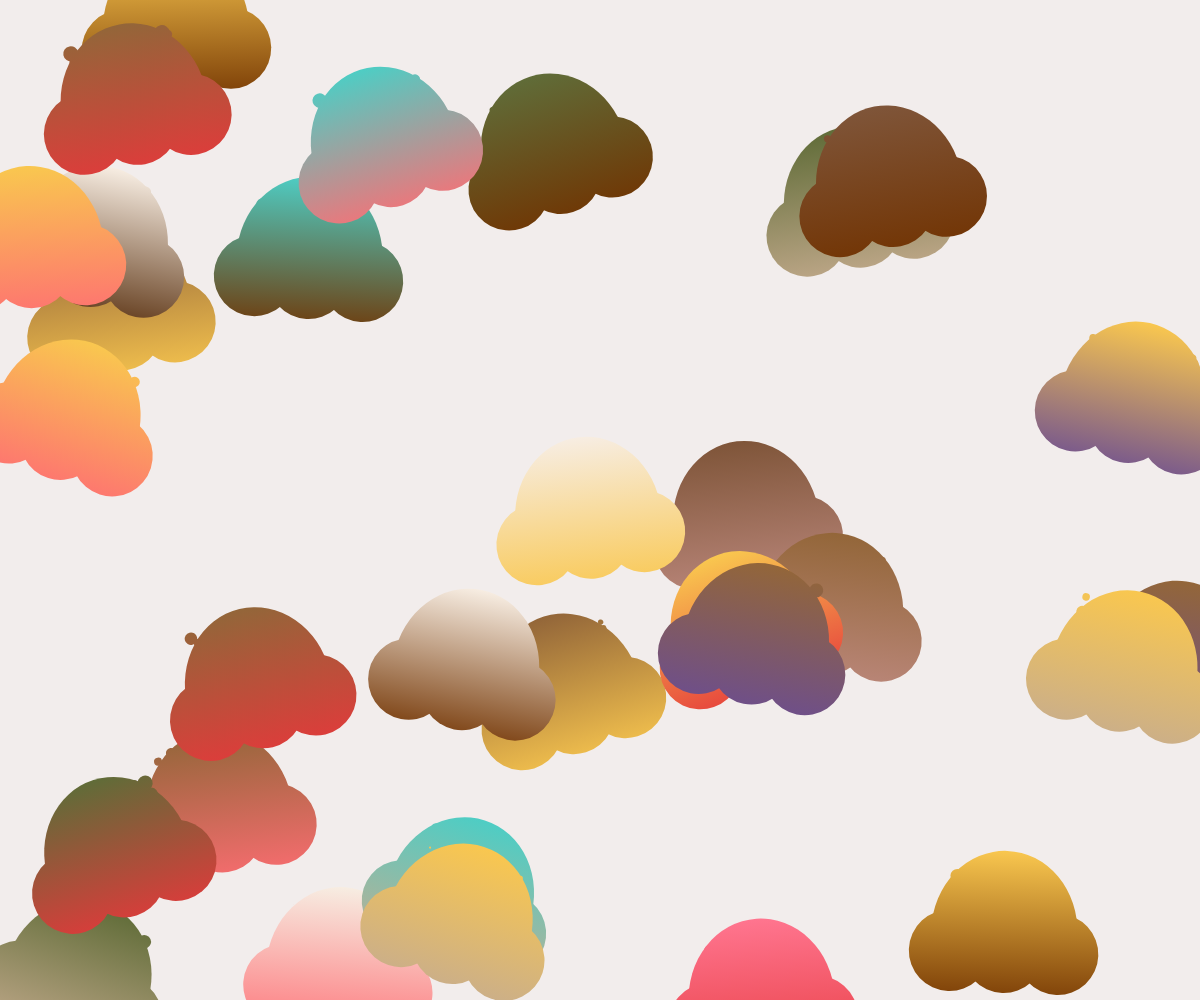
Frame 1 (no input)
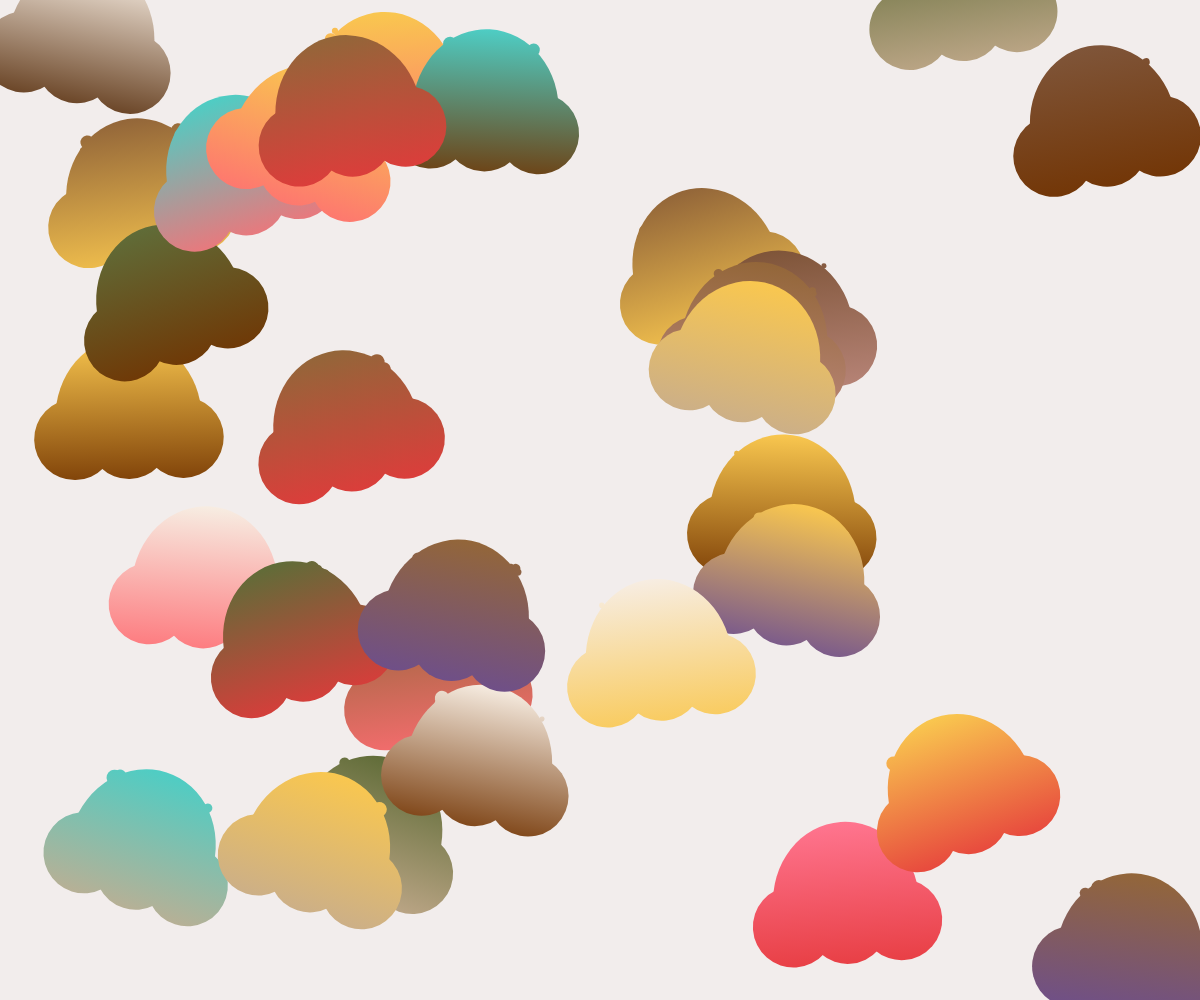
Frame 60 (no input)
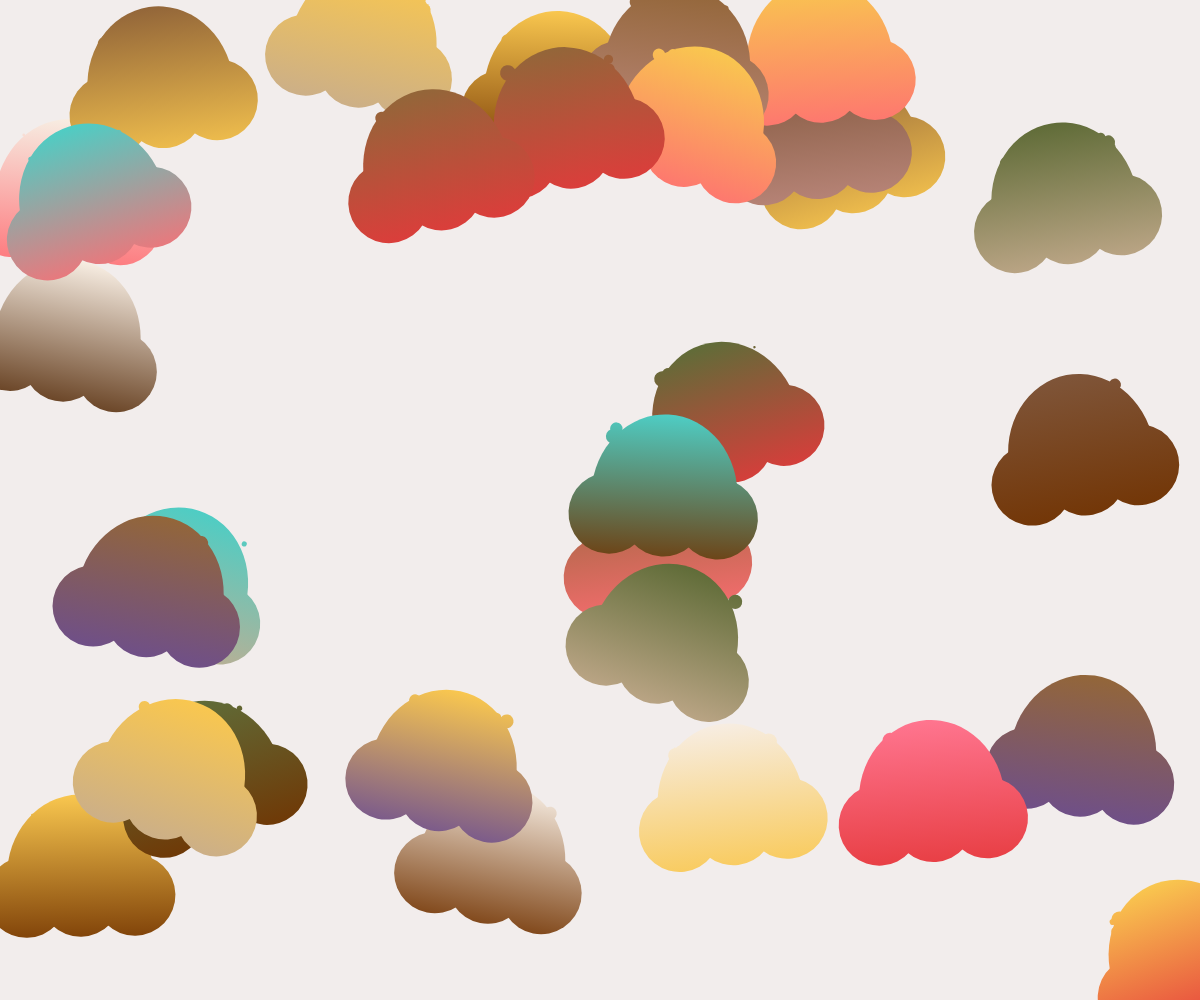
Frame 120 (the mouse pressed at the canvas centre since frame 60)

The p5.js sketch that drew these frames (run headless with seeded random() and noise() and a simulated clock; from frame 60 on, the mouse is pressed at the canvas centre):

// p5.js sketch
// ── sketch.js
let bg = ["#F2EDEC"];
let colors=["#e9c46a", "#e63946", "#f7ede2", "#ffffff", "#582f0e"];
let color1 = [  "#7f5539",
"#606c38",
"#ff758f",
"#f7ede2",
"#936639",
"#4ecdc4",
"#f9c74f",];
let color2 = [   "#582f0e",
"#c6ac8f",
"#fe6d73",
"#713200",
"#bd897e",
"#f9c74f",
"#6a4c93",
"#e5383b",];

var balls=[]
var ball
class ball_class{
  constructor(args){
    this.p=args.p||{x:width/2,y:height/2}
    this.r=args.r||random(0.08,0.3)
    this.c=args.c||random(colors)
    this.v=args.v||{x:random(-3,3),y:random(-3,3)}
    this.s=args.s||random(color1)  //邊框
    this.s1=random(color2) 
    this.ro=args.ro||random(-20, 20)

  }
  draw(){
    push();
      translate(this.p.x,this.p.y);
      angleMode(DEGREES)  //設定為角度
//------------漸層設定------------            

let offset = height / 10;
let margin = offset / 2;
let w = (width - offset * 2 - margin * 3) / 4;
let h = (height - offset * 2 - margin * 3) /4 ;

let d = h;
      //----------------------------------------      
      rotate(this.ro);  //旋轉
//-------漸層--------------------------------      
      let gradient = drawingContext.createLinearGradient(
        w / 2,
        -h / 2,
        w / 2,
        h / 2);
//----------------------------------------------------
      gradient.addColorStop(0,this.s);
      gradient.addColorStop(1,this.s1);
//-----------畫圖-------------------------      
      noStroke(); 
      // scale(this.r)
      drawingContext.fillStyle = gradient;
      arc(0, 0, d * 0.9, d, 180, 360);

      circle(0, d / 8, d / 2);
      circle(d / 3, d / 8, d / 2);
      circle(-d / 3, d / 8, d / 2);

      for (let n = 0; n < d / 5; n++) {
        fill(random(this.c));
        circle(
          random(-d / 3, d / 3),
          random(-d / 14, -d / 2.5),
          random(d / 10)
        );
      }
    pop();
  } 
  update(){  //物件更新後的程式碼
    this.p.x=this.p.x+this.v.x
    this.p.y=this.p.y+this.v.y  
    //反彈
    if(this.p.x<0){
      this.v.x=-this.v.x
    }
    if(this.p.x>width){
      this.v.x=-this.v.x
    }
    if(this.p.y<0){
      this.v.y=-this.v.y
    }
    if(this.p.y>height){
      this.v.y=-this.v.y
    }
  }
  isballInRange(){  //計算
    //d:把目前這個物件的位置與滑鼠間的距離
    let d=dist(mouseX,mouseY,this.p.x,this.p.y)
    if(d<this.w){
      return true
    }else{
      return false
    }   
  }
}



function setup() {
  createCanvas(windowWidth,windowHeight);
  for(i=0;i<30;i=i+1){  //產生幾個
    ball=new ball_class({ //傳一段參數值到class，以參數為主
      p:{x:random(0,width),y:random(0,height)}, 
      v:{x:random(-8,5),y:random(-8,5)}
    })
    balls.push(ball)  //把數據存入
  }

}

function draw() {
  background(bg);
  for(j=0;j<balls.length;j=j+1){
    ball=balls[j]
    ball.draw()
    ball.update()
  }

}
